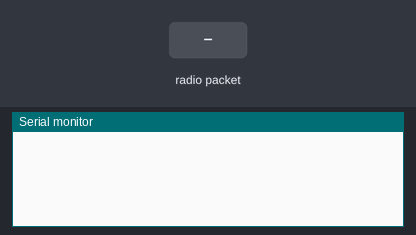
Bench run of a sketch on a simulated ESP32. On the bench: the last lines printed to the serial monitor. Inputs (shaded band) come from the test bench. No radio packets arrive unless stated.

Above: at 1.2 s.
1.3 s: radio packet "S" arrives
At 2.0 s:
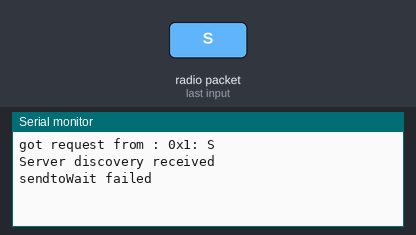
2.8 s: radio packet "1" arrives
At 4.0 s:
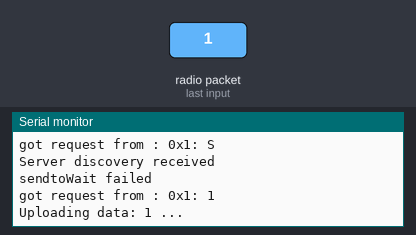

Measured:
- after the input at 1.3 s, the serial monitor: prints a new line at once (image 1)
- after the input at 2.8 s, the serial monitor: prints a new line at once (image 2)

The sketch:

Server.ino
```cpp
#include <SPI.h>
#include <RH_RF95.h>
#include <RHMesh.h>


#define SS 18 // SPI SS Pin
#define RST 14
#define DI0 26

#define RH_MESH_MAX_MESSAGE_LEN 50
#define SERVER_ADDRESS 2

// Singleton instance of the radio driver
RH_RF95 driver(SS, DI0);

// Class to manage message delivery and receipt, using the driver declared above
RHMesh manager(driver, SERVER_ADDRESS);

uint8_t data[] = "I am the server";
// Dont put this on the stack:
uint8_t buf[RH_MESH_MAX_MESSAGE_LEN];

void setup()
{
    Serial.begin(115200);
    if (!manager.init())
        Serial.println("init failed");
    driver.setCADTimeout(500);
}

void loop()
{
    uint8_t len = sizeof(buf);
    uint8_t from;

    if (manager.recvfromAckTimeout(buf, &len, 3000, &from))
    {
        Serial.print("got request from : 0x");
        Serial.print(from, HEX);
        Serial.print(": ");
        Serial.println((char *)buf);

        if (buf[0] == 'S')
        {
            Serial.println("Server discovery received");
            // Send a reply back to the originator client
            if (manager.sendtoWait(data, sizeof(data), from) != RH_ROUTER_ERROR_NONE)
            {
                Serial.println("sendtoWait failed");
            }
        }
        else
        {
            Serial.printf("Uploading data: %s ...\n", buf);
        }
    }
    else
    {
        Serial.println("loop");
    }
}
```
